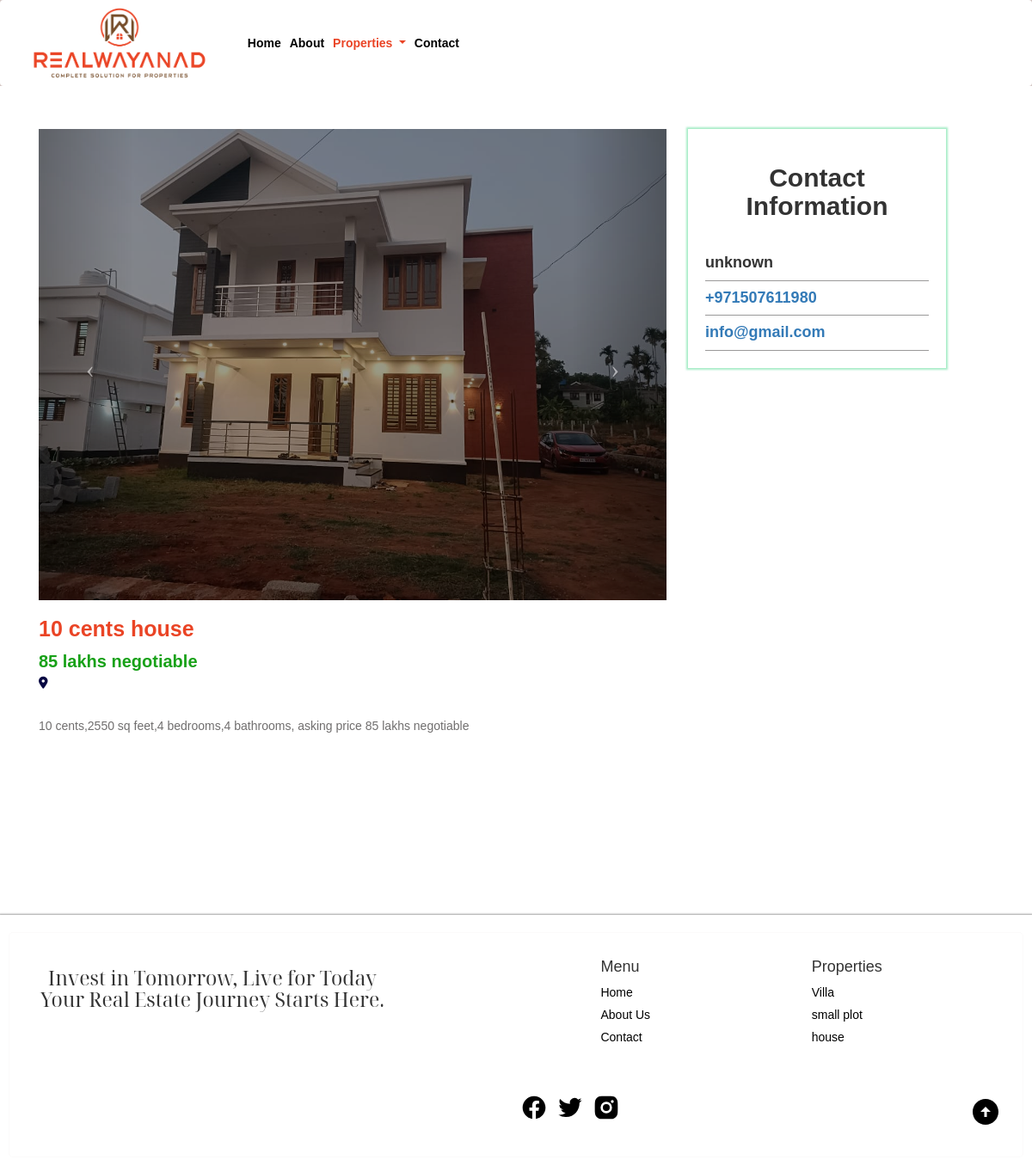
Screenshot of /properties/house/10centshouse with the database file from the repository.
### tables this page shows
CREATE TABLE `house` (
  `id` int(11) NOT NULL,
  `images` text NOT NULL,
  `pname` varchar(200) NOT NULL,
  `name` varchar(100) NOT NULL,
  `price` varchar(50) NOT NULL,
  `mail` varchar(100) NOT NULL,
  `place` varchar(100) NOT NULL,
  `url` text NOT NULL,
  `phone` varchar(50) NOT NULL,
  `txt` text NOT NULL
);

### property.php (the view, shortened to what this page needs)
<?php
include('dashboard/root/db.php');
$url = $_GET['url'];
$currentUrl = $_SERVER['REQUEST_URI'];
$pathParts = explode('/', $currentUrl);
$thirdWord = isset($pathParts[3]) ? $pathParts[3] : '';
$table = str_replace('-', '_', $thirdWord);
$query = $mysqli->prepare('SELECT * FROM '.$table.' WHERE `url`= ?');
$query->bind_param('s', $url);
$query->execute();
$query_result = $query->get_result();
$query_data = $query_result->fetch_assoc();
?>
<!DOCTYPE html>
<html lang="en">
<head>
    <link href="https://cdn.jsdelivr.net/npm/bootstrap@5.0.2/dist/css/bootstrap.min.css" rel="stylesheet">
    <link rel="stylesheet" href="<?php echo BASE_URL; ?>/assets/css/property.css">
    <link rel="stylesheet" href="https://cdnjs.cloudflare.com/ajax/libs/font-awesome/6.5.1/css/all.min.css" />
    <link rel='stylesheet' href='https://cdnjs.cloudflare.com/ajax/libs/twitter-bootstrap/3.3.7/css/bootstrap.min.css'>
<link rel='stylesheet' href='https://cdnjs.cloudflare.com/ajax/libs/animate.css/3.5.2/animate.min.css'>
<link rel="stylesheet" href="<?php echo BASE_URL; ?>/assets/lightbox/simple-lightbox.css" />
</head>
<body>
    <header id="hdr">
        <nav class="navbar navbar-expand-lg navbar-light scrolled">
            <div class="container-fluid">
              <a class="navbar-brand" href="<?php echo BASE_URL; ?>/home"><img src="<?php echo BASE_URL; ?>/assets/img/logo/Realwayanad-LOGO.png" alt="" srcset=""></a>
              <div class="collapse navbar-collapse" id="navbarNavDropdown">
                <ul class="navbar-nav">
                  <li class="nav-item">
                    <a class="nav-link home" aria-current="page" href="<?php echo BASE_URL; ?>/home">Home</a>
                  </li>
                  <li class="nav-item">
                    <a class="nav-link" href="<?php echo BASE_URL; ?>/about">About</a>
                  </li>
                  <li class="nav-item dropdown">
                    <a class="nav-link dropdown-toggle properties" href="#" id="navbarDropdownMenuLink" role="button" data-bs-toggle="dropdown" aria-expanded="false">
                      Properties
                    </a>
                  </li>
                  <li class="nav-item">
                    <a class="nav-link" href="<?php echo BASE_URL; ?>/contact">Contact</a>
                  </li>
                </ul>
              </div>
            </div>
          </nav>
    </header>
<section class="section-4 property">
    <div class="container">
        <div class="row">
          <div class="col-md-8">
    <div id="myCarousel" class="carousel slide" data-ride="carousel" data-interval="1500" >
      <div class="carousel-inner gallery">
        <?php
            $images = explode(',', $query_data['images']);
             foreach ($images as $image) {
            ?>
          <a class="item <?php echo ($image === reset($images)) ? 'active' : ''; ?>" href="<?php echo BASE_URL; ?>/dashboard/gallery/<?php echo $table ?>/<?php echo $image; ?>">
           <div class="fill">
            <img src="<?php echo BASE_URL; ?>/dashboard/gallery/<?php echo $table ?>/<?php echo $image; ?>">
            </div>
          </a>
           <?php
             }
             ?>
      </div>
      <a class="left carousel-control" href="#myCarousel" data-slide="prev">
        <span class="icon-prev"></span>
      </a>
      <a class="right carousel-control" href="#myCarousel" data-slide="next">
        <span class="icon-next"></span>
      </a>
    </div>
<div class="title-div">
  <h1><?php echo $query_data['pname']?></h1>
</div>
<div class="price"><?php echo $query_data['price']?></div>
<div class="place"><i class="fa-solid fa-location-dot"></i> <?php echo $query_data['place']?></div>
<div class="content">
<?php echo $query_data['txt']?>
</div>
          </div>
          <div class="col-md-3 contact-part">
            <h2>Contact Information</h2>
            <div class="name"><?php echo $query_data['name']?></div>
            <a href="tel:<?php echo $query_data['phone']?>" class="call"> <?php echo $query_data['phone']?></a>
            <a href="mail.to:<?php echo $query_data['name']?>" class="mail icon-hover"><?php echo $query_data['mail']?></a>
          </div>
        </div>
    </div>
</section>
<footer class="footer">
<div class="container">
    <div class="footer_inner">
      <div class="c-footer">
        <div class="layout">
          <div class="layout_item txt">
            <div class="newsletter">
              <h3 class="newsletter_title col-md-8">Invest in Tomorrow, Live for Today  Your Real Estate Journey Starts Here.</h3>
            </div>
          </div>
          <div class="layout_item w-25">
            <nav class="c-nav-tool">
              <h4 class="c-nav-tool_title">Menu</h4>
              <ul class="c-nav-tool_list">
                <li>
                  <a href="<?php echo BASE_URL; ?>/home" class="c-link">Home</a>
                </li>
                <li>
                  <a href="<?php echo BASE_URL; ?>/about" class="c-link">About Us</a>
                </li>
                <li>
                  <a href="<?php echo BASE_URL; ?>/contact" class="c-link">Contact</a>
                </li>
              </ul>
            </nav>
          </div>
          <div class="layout_item w-25">
            <nav class="c-nav-tool">
              <h4 class="c-nav-tool_title">Properties</h4>
              <ul class="c-nav-tool_list">
                <li class="c-nav-tool_item">
                  <a href="<?php echo BASE_URL; ?>/properties/villa" class="c-link">Villa</a>
                </li>
                <li class="c-nav-tool_item">
                  <a href="<?php echo BASE_URL; ?>/properties/small-plot" class="c-link">small plot</a>
                </li>
                <li class="c-nav-tool_item">
                  <a href="<?php echo BASE_URL; ?>/properties/house" class="c-link">house</a>
                </li>
              </ul>
            </nav>
          </div>
        </div>
        <div class="layout c-2">
          <div class="layout_item w-50">
          </div>
          <div class="layout_item w-25">
            <ul class="flex">
              <li>
                <a href="#">
                </a>
              </li>
              <li>
                <a href="#">
                </a>
              </li>
              <li>
                <a href="#">
                </a>
              </li>
            </ul>
          </div>
          <div class="layout_item w-25" style="display:flex;justify-content: end;align-items: center;">
            <a href="#hdr">
            <svg xmlns="http://www.w3.org/2000/svg" viewBox="0 0 24 24" width="36" height="36">
              <path fill="none" d="M0 0h24v24H0z" />
              <path d="M12 2c5.52 0 10 4.48 10 10s-4.48 10-10 10S2 17.52 2 12 6.48 2 12 2zm1 10h3l-4-4-4 4h3v4h2v-4z" />
            </svg>
          </a>
          </div>
        </div>
      </div>
    </div>
  </div>
</footer>
</body>
</html>

### assets/css/property.css (style rules this page uses)
:root { --primary-color:#ea4425; --secondary-color:#764d2a; --light: #ffffff; --dark: #000; }
* { font-family: "Ubuntu", sans-serif; }
.section-1,.section-2,.section-3,.section-4,.section-5,.section-6,.abt-section-1,.abt-section-2,.abt-section-3 { padding: 50px 0; position: relative; }
header .navbar::before { content: ''; position: absolute; width: 100%; height: 100%; background: white; z-index: 0; left: 0; transform: translateY(-100%); transition: 0.5s; }
.carousel,.item,.active { height: auto; }
.price { font-size: 20px; color: rgb(24, 161, 24); font-weight: bold; }
.place { color: rgb(6, 6, 66); font-weight: bold; }
.content { margin-top: 30px; color: rgba(35, 32, 32, 0.652); }
.contact-part { display: flex; flex-direction: column; position: fixed; right: 10px; }
body { margin: 0; padding: 0; box-sizing: border-box; scroll-behavior: smooth; }
@media (min-width: 675px) { .layout { display: flex; flex-wrap: nowrap; -moz-column-gap: 2rem; column-gap: 2rem; } }
@media (min-width: 675px) { .w-50 { width: 50%; } }
@media (min-width: 675px) { .w-25 { width: 25%; } }

### property.php (style rules this page uses)
.nav-link.properties { color: #ea4425 !important; }

### rows the page displays
house: images (picture), pname "10 cents house", price "85 lakhs negotiable", txt "10 cents,2550 sq feet,4 bedrooms,4 bathrooms, asking price 85 lakhs negotiable", name "unknown", phone "+971507611980", mail "info@gmail.com"
